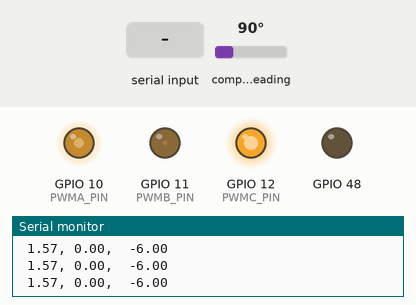
Recording of a program running on a simulated ESP32-S3. Shown: output pins drawn as LEDs (lit = HIGH), the last lines printed to the serial monitor. Wiring (inferred from the names in the program): AS5600 angle sensor at I2C address 0x36. The inputs (shaded band) are chosen by the test bench; at power-on: compass heading 90°.

Above: at 2.2 s.
2.3 s: "P 45\n" received over Serial
At 3.5 s:
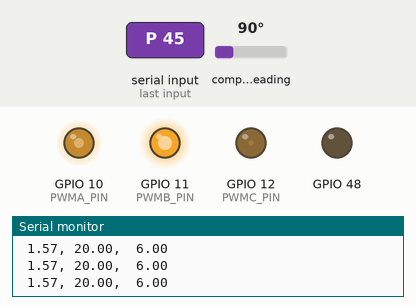
3.8 s: compass heading set to 7°
At 4.8 s:
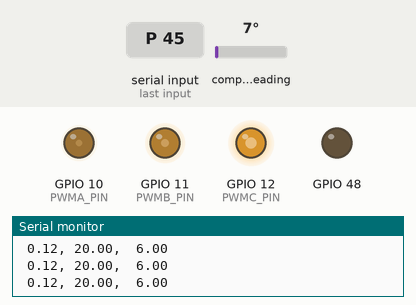
5.3 s: compass heading set to 180°
At 5.9 s:
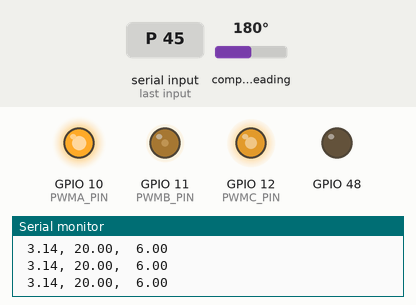
6.8 s: compass heading set to 352°
At 8.0 s:
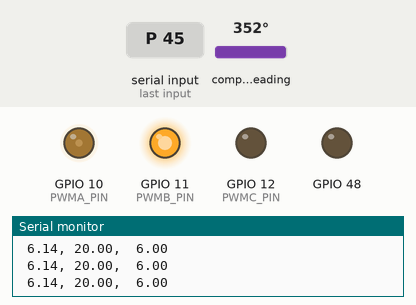
8.3 s: compass heading set to 16°
At 9.3 s:
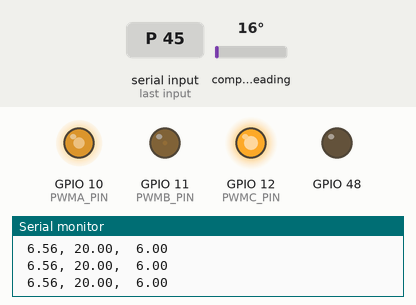
9.8 s: compass heading set to 24°
At 10.4 s:
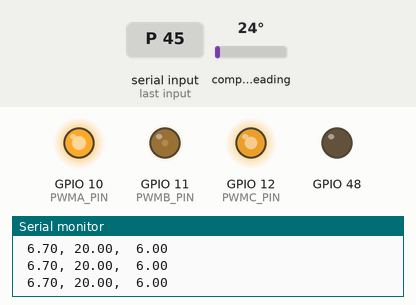
Timing chart, 0 to 12.3 s (numbered marks = the images above; inputs shaded):
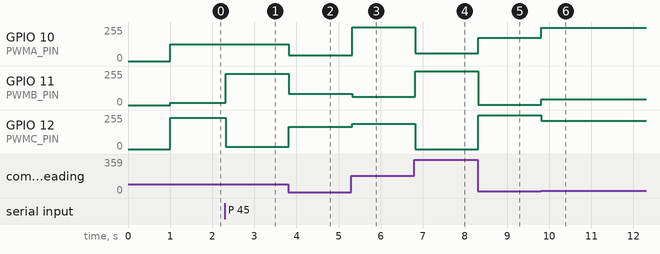

The program:

main.cpp
```cpp
#include <Wire.h>
#include "AS5600.h"

#define USE_FLOAT_PRINTF

#define PR 7 // Pole pairs
#define DIR 1 // Rotation direction

#define PWMA_PIN  10
#define PWMB_PIN  11
#define PWMC_PIN  12

static float constrain_limit(float limit_value, float low_value, float high_value);
static float normalizeAngle(float angle);
static float electricalAngel( );
static void set_pwm(float Ua, float Ub, float Uc);
static void setPhaseVoltage(float Uq, float Ud, float electrical_angle);
// static void velocity_Openloop(float target_velocity);
static void serialEvent();
static void parseSerialCommand();
void target_Angle();

static float Voltage_Power_Supply = 12; // Power
static float target_velocity = 0.0;

static String serial_input = "";
static bool new_command_available = false;

static float zero_electric_angle = 0; // Electrical angle offset
static float target_angle = 0; // Target angle in radians

static float r_vol = 0;


void setup() {
  // put your setup code here, to run once:
  pinMode(48,OUTPUT);


  //Set to output mode
  pinMode(PWMA_PIN, OUTPUT);
  pinMode(PWMB_PIN, OUTPUT);
  pinMode(PWMC_PIN, OUTPUT);

  //Initialize the PWM channel
  ledcAttachPin(PWMA_PIN, 0);
  ledcAttachPin(PWMB_PIN, 1);
  ledcAttachPin(PWMC_PIN, 2);

  //Configure the PWM channel so that iTime_s output frequency is 30 kHz and the duty cycle resolution is 8 biTime_s (0 to 255)
  ledcSetup(0, 30000, 8);
  ledcSetup(1, 30000, 8);
  ledcSetup(2, 30000, 8);

  // setPhaseVoltage(0, 0, 3 * PI/2); //Initial PWM output to 0V

  Serial.begin(9600);

  AS5600_Init();
  setPhaseVoltage(3, 0,3*PI/2);
  zero_electric_angle = electricalAngel();
  setPhaseVoltage(0, 0,3*PI/2);


}

void loop() {
  serialEvent();
    if(new_command_available) {
    parseSerialCommand();
    new_command_available = false;
    serial_input = "";  // Clear the input buffer
  }
  static float kp = 0.1, ki = 0.000, kd = 0.0;  // ki = 0.055 , ki = 0.0055, kd = 0.0
  static float output = 0;
  static float prev_error = 0;

  static float integral = 0;

  float sensor_angle = getAngle();
  float error =  target_angle - sensor_angle;
  integral += error;
  float derivative = error - prev_error;
  prev_error = error;
  output = kp * error + ki * integral + kd * derivative;
  float voltage = constrain_limit(output * 180.0f / PI, -6.0f, 6.0f);

  setPhaseVoltage(voltage, 0, electricalAngel());

  Serial.printf(" %.2f, %.2f,  %.2f\n", sensor_angle, target_angle, voltage);
  delay(10);
}

/**
 * @brief Serial port event handling function
 * @param
 * @retval none
 */
static void serialEvent() {
  while(Serial.available()) {
    char inChar = (char)Serial.read();

    if(inChar == '\n' || inChar == '\r') {
      if(serial_input.length() > 0) {
        new_command_available = true;
        serial_input.trim();
      }
    } else {
      serial_input += inChar;
    }
  }
}

/**
 * @brief Parse serial port commands
 * @param
 * @retval none
 */
static void parseSerialCommand() {
  if(serial_input.length() == 0) return;

  // Remove leading and trailing spaces
  serial_input.trim();

  if(serial_input.length() == 0) return;

  // Parsing command
  if(serial_input.charAt(0) == 'P' || serial_input.charAt(0) == 'p') {
    // Speed control command: V speed
    int space_index = serial_input.indexOf(' ');
    if(space_index > 0) {
      String speed_str = serial_input.substring(space_index + 1);
      float new_speed = speed_str.toFloat();

      // Limit the speed range, which can be adjusted according to actual needs.
      if(new_speed < -20.0) new_speed = -20.0;
      if(new_speed > 20.0) new_speed = 20.0;

      target_angle = new_speed;

    } else {
      Serial.println("Invalid command format. Use: P position");
    }
  }
}


/**
 * @brief limit_value functiom
 * @param limit_value, low_value, high_value
 * @retval limit_value
 */
static float constrain_limit(float limit_value, float low_value, float high_value)
{
    if(limit_value < low_value) return low_value;
    if(limit_value > high_value) return high_value;
    return limit_value;
}

/**
 * @brief Angle normalization function
 * @param angle
 * @retval real_angle
 */
static float normalizeAngle(float angle)
{
  float real_angle = fmod(angle, 2* PI);

  if(real_angle <0 ){
    real_angle = (real_angle+ 2*PI);
  }

  return real_angle;
}

/**
 * @brief Solve the electrical angle function
 * @param
 * @retval
 */

static float electricalAngel(){
  return normalizeAngle((DIR * PR) * getAngle_Without_track() - zero_electric_angle);
}

/**
 * @brief PWM function
 * @param Ua, Ub, Uc
 * @retval none
 */
static void set_pwm(float Ua, float Ub, float Uc){
  static float  dc_a = 0 ,dc_b = 0 , dc_c = 0;
  // Normalize the voltage to the range of 0.0f to -1.0f.
  dc_a = constrain_limit(Ua / Voltage_Power_Supply, 0.0f, 1.0f);
  dc_b = constrain_limit(Ub / Voltage_Power_Supply, 0.0f, 1.0f);
  dc_c = constrain_limit(Uc / Voltage_Power_Supply, 0.0f, 1.0f);

  ledcWrite(0, dc_a *255);
  ledcWrite(1, dc_b *255);
  ledcWrite(2, dc_c *255);
}

/**
 * @brief  setPhaseVoltage function
 * @param Uq, Ud, electrical_angle
 * @retval none
 */
static void setPhaseVoltage(float Uq, float Ud, float electrical_angle){

  static float Ualpha = 0, Ubeta = 0;  // Park inverse transformation param
  static float Ua = 0 , Ub = 0 , Uc = 0; //Clark inverse transformation param
  static float zero_electic_angle = 0 ;

  electrical_angle = normalizeAngle(electrical_angle + zero_electic_angle);

  //Park inverse transformation
  Ualpha = -Uq * sin(electrical_angle);
  Ubeta =  Uq *cos(electrical_angle);

  //Clark inverse transformation
  Ua = Ualpha + Voltage_Power_Supply/2; //Shift from [-5, 5]V to [0, 10]
  Ub = ( sqrt(3) * Ubeta - Ualpha ) / 2 + Voltage_Power_Supply / 2;
  Uc = ( Ualpha - sqrt(3) * Ubeta) / 2 + Voltage_Power_Supply /2;

  set_pwm(Ua, Ub, Uc);
}

// float PID_control(float target, float current){
//   static float kp = 0.1;
//   static float ki = 0.01;
//   static float kd = 0.005;

//   static float integral = 0;
//   static float previous_error = 0;

//   float error = target - current;
//   integral += error;
//   float derivative = error - previous_error;

//   float output = kp * error + ki * integral + kd * derivative;

//   previous_error = error;

//   return output;
// }

// void target_Angle()
// {
//   static float kp =  -0.133, ki = 0.001, kd = 0.01;
//   static float output = 4;
//   static float prev_error = 0;
//   static float target_angle = 0; // Target angle in radians

//   static float integral = 0;

//   float sensor_angle = getAngle();
//   float error =  DIR *(target_angle - sensor_angle);
//   integral += error;
//   float derivative = error - prev_error;
//   prev_error = error;
//   output = kp * error +  kd * derivative;
//   float voltage = constrain_limit(output * 180.0f / PI, -6.0f, 6.0f);

//   setPhaseVoltage(voltage, 0, electricalAngel());
// }

// void target_Angle() {
//   static float target_angle = 0;
//   Serial.println(getAngle());
//   float Sensor_Angle=getAngle();
//   float Kp=-0.133;
//   setPhaseVoltage(constrain(Kp*DIR*(target_angle-Sensor_Angle)*180/PI,-6,6),0,electricalAngel());

// }
```

Measured:
- after the input at 2.3 s, GPIO 11 (PWMB_PIN): 17/255 → 236/255 at once; GPIO 12 (PWMC_PIN): 236/255 → 17/255 at once
- after the input at 3.8 s, GPIO 10 (PWMA_PIN): 127/255 → 43/255 at once; GPIO 11 (PWMB_PIN): 236/255 → 86/255 at once; GPIO 12 (PWMC_PIN): 17/255 → 167/255 at once
- after the input at 5.3 s, GPIO 10 (PWMA_PIN): 43/255 → 255/255 at once; GPIO 11 (PWMB_PIN): 86/255 → 63/255 at once; GPIO 12 (PWMC_PIN): 167/255 → 190/255 at once
- after the input at 6.8 s, GPIO 10 (PWMA_PIN): 255/255 → 57/255 at once; GPIO 11 (PWMB_PIN): 63/255 → 253/255 at once; GPIO 12 (PWMC_PIN): 190/255 → 0/255 at once
- after the input at 8.3 s, GPIO 10 (PWMA_PIN): 57/255 → 174/255 at once; GPIO 11 (PWMB_PIN): 253/255 → 1/255 at once; GPIO 12 (PWMC_PIN): 0/255 → 252/255 at once
- after the input at 9.8 s, GPIO 10 (PWMA_PIN): 174/255 → 251/255 at once; GPIO 11 (PWMB_PIN): 1/255 → 42/255 at once; GPIO 12 (PWMC_PIN): 252/255 → 211/255 at once
